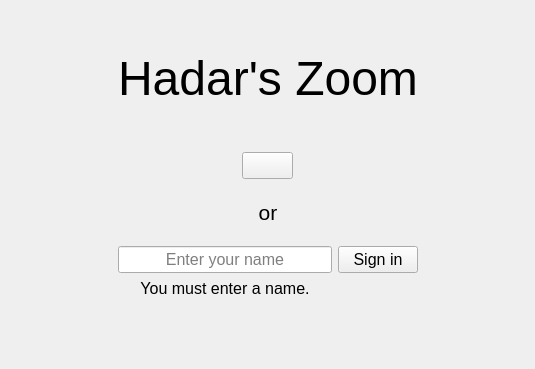
<?xml version="1.0" encoding="UTF-8"?>
<ui version="4.0">
 <class>Form</class>
 <widget class="QWidget" name="Form">
  <property name="geometry">
   <rect>
    <x>0</x>
    <y>0</y>
    <width>535</width>
    <height>369</height>
   </rect>
  </property>
  <property name="windowTitle">
   <string>Form</string>
  </property>
  <layout class="QGridLayout" name="gridLayout">
   <item row="9" column="1">
    <spacer name="verticalSpacer_2">
     <property name="orientation">
      <enum>Qt::Vertical</enum>
     </property>
     <property name="sizeHint" stdset="0">
      <size>
       <width>20</width>
       <height>40</height>
      </size>
     </property>
    </spacer>
   </item>
   <item row="5" column="1">
    <spacer name="verticalSpacer_4">
     <property name="orientation">
      <enum>Qt::Vertical</enum>
     </property>
     <property name="sizeType">
      <enum>QSizePolicy::Fixed</enum>
     </property>
     <property name="sizeHint" stdset="0">
      <size>
       <width>20</width>
       <height>15</height>
      </size>
     </property>
    </spacer>
   </item>
   <item row="4" column="1">
    <layout class="QHBoxLayout" name="horizontalLayout_2">
     <property name="spacing">
      <number>0</number>
     </property>
     <item>
      <widget class="QPushButton" name="google_sign_in_button">
       <property name="sizePolicy">
        <sizepolicy hsizetype="Fixed" vsizetype="Fixed">
         <horstretch>0</horstretch>
         <verstretch>0</verstretch>
        </sizepolicy>
       </property>
       <property name="font">
        <font>
         <pointsize>12</pointsize>
        </font>
       </property>
       <property name="cursor">
        <cursorShape>PointingHandCursor</cursorShape>
       </property>
       <property name="autoFillBackground">
        <bool>false</bool>
       </property>
       <property name="styleSheet">
        <string notr="true"/>
       </property>
       <property name="text">
        <string/>
       </property>
      </widget>
     </item>
    </layout>
   </item>
   <item row="7" column="1">
    <spacer name="verticalSpacer_5">
     <property name="orientation">
      <enum>Qt::Vertical</enum>
     </property>
     <property name="sizeType">
      <enum>QSizePolicy::Fixed</enum>
     </property>
     <property name="sizeHint" stdset="0">
      <size>
       <width>20</width>
       <height>15</height>
      </size>
     </property>
    </spacer>
   </item>
   <item row="6" column="2">
    <spacer name="horizontalSpacer_2">
     <property name="orientation">
      <enum>Qt::Horizontal</enum>
     </property>
     <property name="sizeHint" stdset="0">
      <size>
       <width>40</width>
       <height>20</height>
      </size>
     </property>
    </spacer>
   </item>
   <item row="6" column="0">
    <spacer name="horizontalSpacer">
     <property name="orientation">
      <enum>Qt::Horizontal</enum>
     </property>
     <property name="sizeHint" stdset="0">
      <size>
       <width>40</width>
       <height>20</height>
      </size>
     </property>
    </spacer>
   </item>
   <item row="0" column="1">
    <spacer name="verticalSpacer_3">
     <property name="orientation">
      <enum>Qt::Vertical</enum>
     </property>
     <property name="sizeType">
      <enum>QSizePolicy::Fixed</enum>
     </property>
     <property name="sizeHint" stdset="0">
      <size>
       <width>20</width>
       <height>40</height>
      </size>
     </property>
    </spacer>
   </item>
   <item row="1" column="1">
    <widget class="QLabel" name="title">
     <property name="font">
      <font>
       <pointsize>36</pointsize>
      </font>
     </property>
     <property name="text">
      <string>Hadar's Zoom</string>
     </property>
     <property name="alignment">
      <set>Qt::AlignCenter</set>
     </property>
    </widget>
   </item>
   <item row="6" column="1">
    <widget class="QLabel" name="or_label">
     <property name="font">
      <font>
       <pointsize>16</pointsize>
      </font>
     </property>
     <property name="text">
      <string>or</string>
     </property>
     <property name="alignment">
      <set>Qt::AlignCenter</set>
     </property>
    </widget>
   </item>
   <item row="2" column="1">
    <spacer name="verticalSpacer">
     <property name="orientation">
      <enum>Qt::Vertical</enum>
     </property>
     <property name="sizeType">
      <enum>QSizePolicy::Fixed</enum>
     </property>
     <property name="sizeHint" stdset="0">
      <size>
       <width>20</width>
       <height>40</height>
      </size>
     </property>
    </spacer>
   </item>
   <item row="8" column="1">
    <layout class="QGridLayout" name="gridLayout_2">
     <item row="0" column="1" colspan="2">
      <widget class="QPushButton" name="name_sign_in_button">
       <property name="sizePolicy">
        <sizepolicy hsizetype="Minimum" vsizetype="Fixed">
         <horstretch>0</horstretch>
         <verstretch>0</verstretch>
        </sizepolicy>
       </property>
       <property name="font">
        <font>
         <pointsize>12</pointsize>
        </font>
       </property>
       <property name="cursor">
        <cursorShape>PointingHandCursor</cursorShape>
       </property>
       <property name="text">
        <string>Sign in</string>
       </property>
      </widget>
     </item>
     <item row="0" column="0">
      <widget class="QLineEdit" name="name_input">
       <property name="sizePolicy">
        <sizepolicy hsizetype="Expanding" vsizetype="Fixed">
         <horstretch>0</horstretch>
         <verstretch>0</verstretch>
        </sizepolicy>
       </property>
       <property name="font">
        <font>
         <pointsize>12</pointsize>
        </font>
       </property>
       <property name="text">
        <string/>
       </property>
       <property name="alignment">
        <set>Qt::AlignCenter</set>
       </property>
       <property name="placeholderText">
        <string>Enter your name</string>
       </property>
      </widget>
     </item>
     <item row="1" column="0">
      <widget class="QLabel" name="no_name_error_label">
       <property name="sizePolicy">
        <sizepolicy hsizetype="Preferred" vsizetype="Fixed">
         <horstretch>0</horstretch>
         <verstretch>0</verstretch>
        </sizepolicy>
       </property>
       <property name="font">
        <font>
         <pointsize>12</pointsize>
        </font>
       </property>
       <property name="text">
        <string>You must enter a name.</string>
       </property>
       <property name="alignment">
        <set>Qt::AlignCenter</set>
       </property>
      </widget>
     </item>
    </layout>
   </item>
  </layout>
 </widget>
 <resources/>
 <connections/>
</ui>
